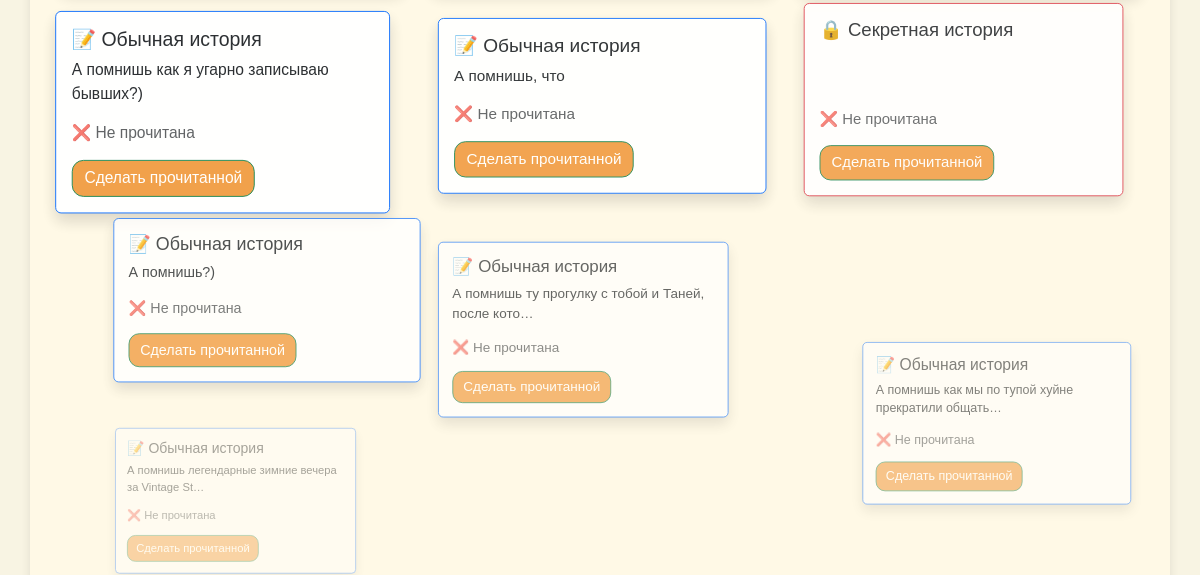
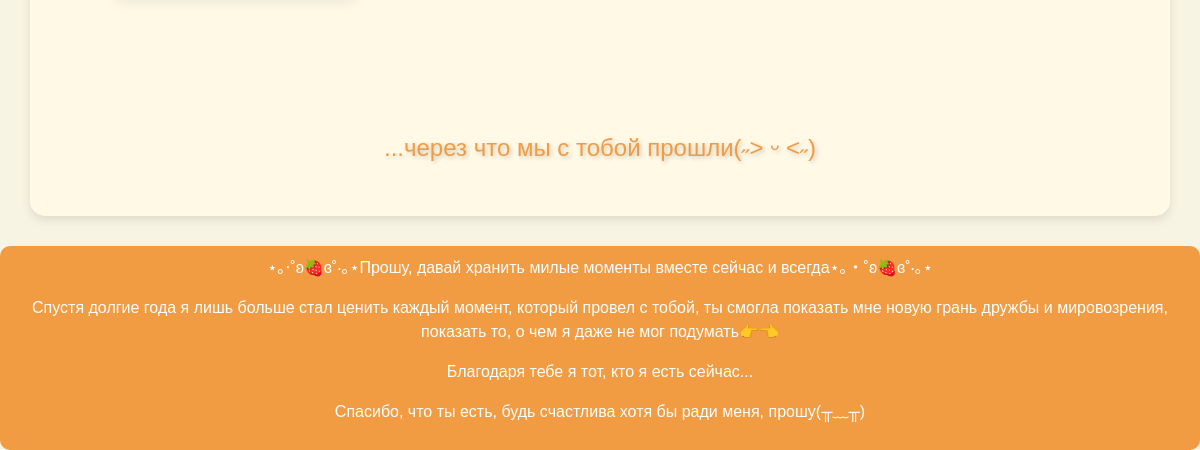
Before: /notes/ (lower part) with the older database file (2 pictures, top to bottom).
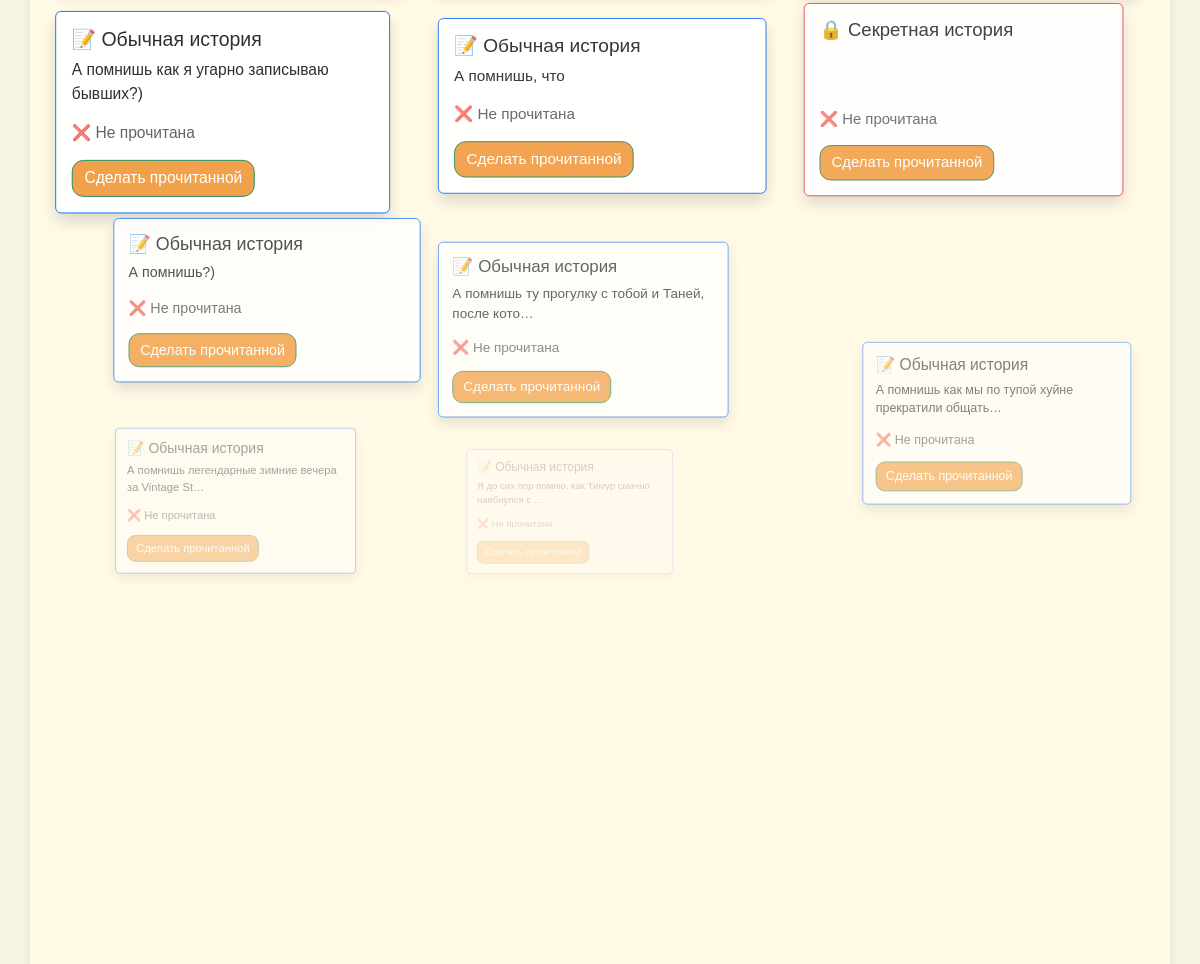
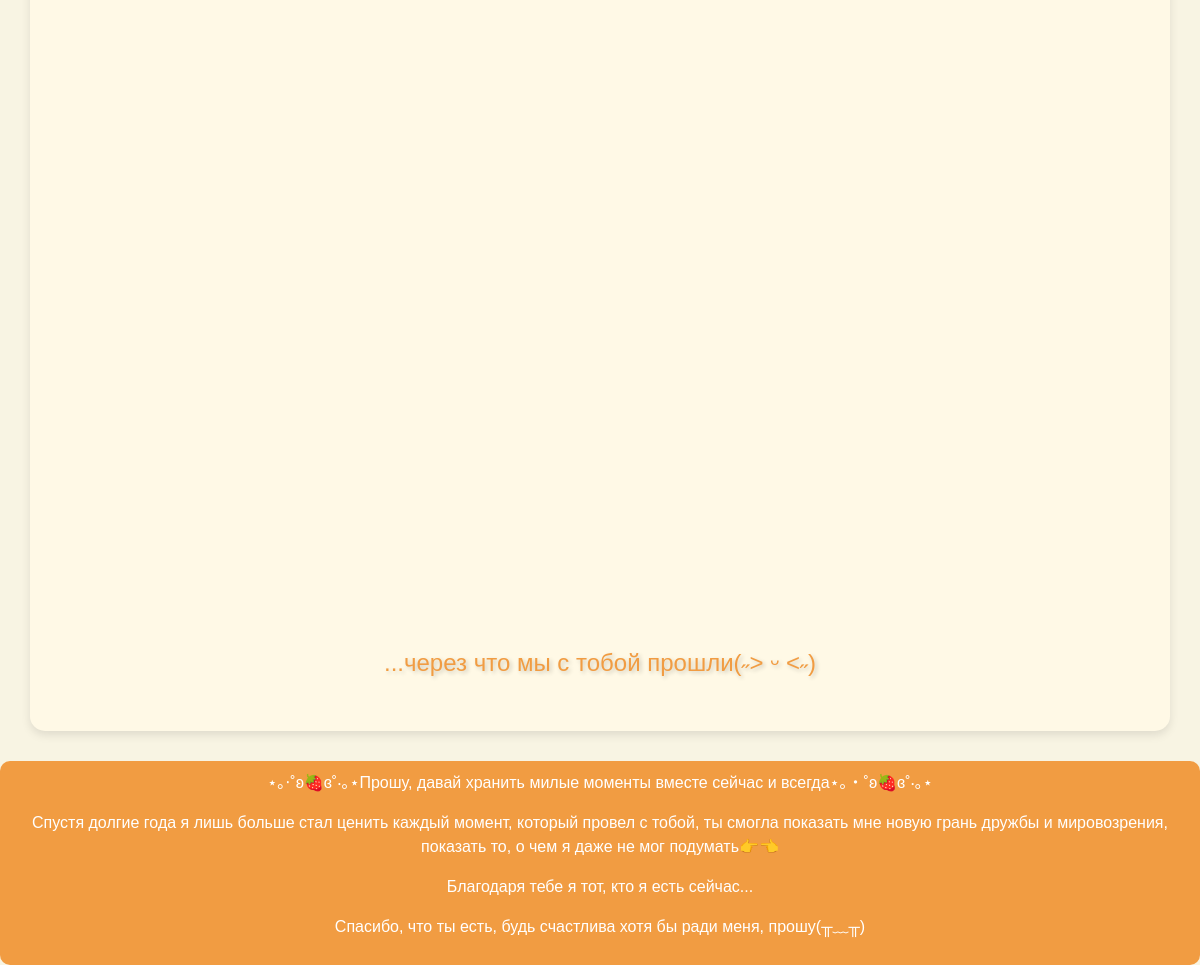
After: the same page with the newer database file (2 pictures, top to bottom).
### api/models.py (models this page shows, shortened)
class Note(models.Model):
    text = models.TextField(verbose_name="Текст заметки")
    is_read = models.BooleanField(default=False, verbose_name="Прочитано")
    is_secret = models.BooleanField(default=False, verbose_name="Секретная")
    photo = models.ImageField(upload_to='notes_photos/', null=True, blank=True, verbose_name="Фото")

### api/views.py (the view)
# urls.py: path("notes/", note_list, name="note_list"),
def note_list(request):
    notes = Note.objects.all()
    return render(request, "note_list.html", {"notes": notes})

### templates/note_list.html (shortened to what this page needs)
{% extends "base.html" %}
{% block content %}
    {% if notes %}
        <div class="row">
            {% for note in notes %}
                <div class="col-md-6 col-lg-4 mb-4 note-card"
                     data-read="{% if note.is_read %}read{% else %}unread{% endif %}"
                     data-secret="{% if note.is_secret %}secret{% else %}regular{% endif %}">
                    <a href="{% url 'note_detail' note.id %}" class="card shadow {% if note.is_secret %}border-danger{% else %}border-primary{% endif %} text-decoration-none">
                        <div class="card-body">
                            <h5 class="card-title">
                                {% if note.is_secret %} 🔒 Секретная история {% else %} 📝 Обычная история {% endif %}
                            </h5>
                            <p class="card-text {% if note.is_secret %}secret-note{% endif %}">
                                {{ note.text|truncatechars:50 }}
                            </p>
                            <p class="text-muted">
                                <span id="status-{{ note.id }}">
                                    {% if note.is_read %} ✅ Прочитана {% else %} ❌ Не прочитана {% endif %}
                                </span>
                            </p>
                            <button class="btn {% if note.is_read %}btn-warning{% else %}btn-success{% endif %} toggle-read"
                                    data-id="{{ note.id }}">
                                {% if note.is_read %} Сделать непрочитанной {% else %} Сделать прочитанной {% endif %}
                            </button>
                        </div>
                    </a>
                </div>
            {% endfor %}
        </div>
    {% else %}
        <p class="text-center text-muted">Нет заметок.</p>
    {% endif %}
    <h1 class="text-center mb-4 title">...через что мы с тобой прошли(˶˃ ᵕ ˂˶)</h1>
{% endblock %}

Changed rows visible on the page:
added Note: is_secret "📝 Обычная история", text "Я до сих пор помню, как Тимур смачно наебнулся с …", is_read "❌ Не прочитана"
